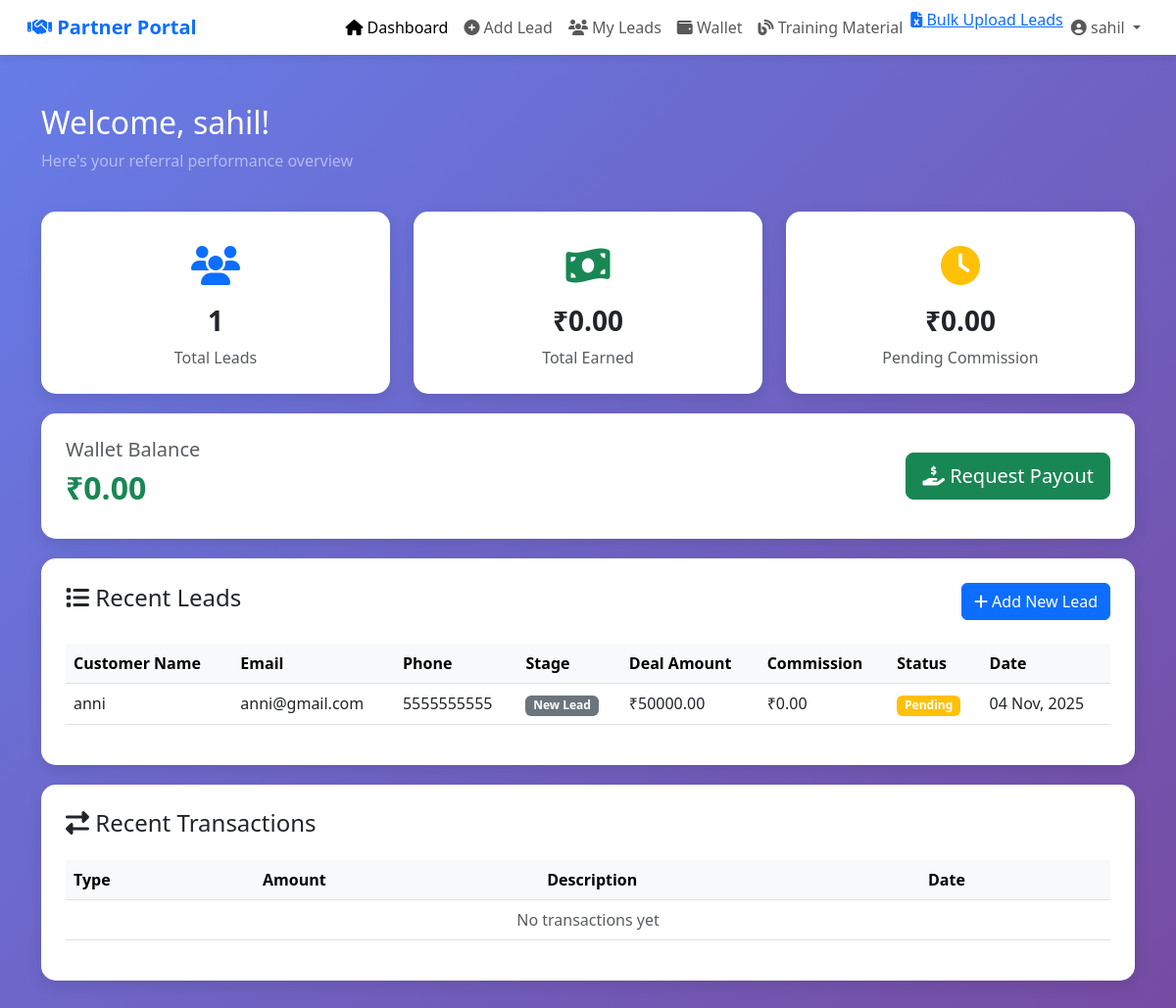
Page /dashboard/ (signed in) on the earlier database version.
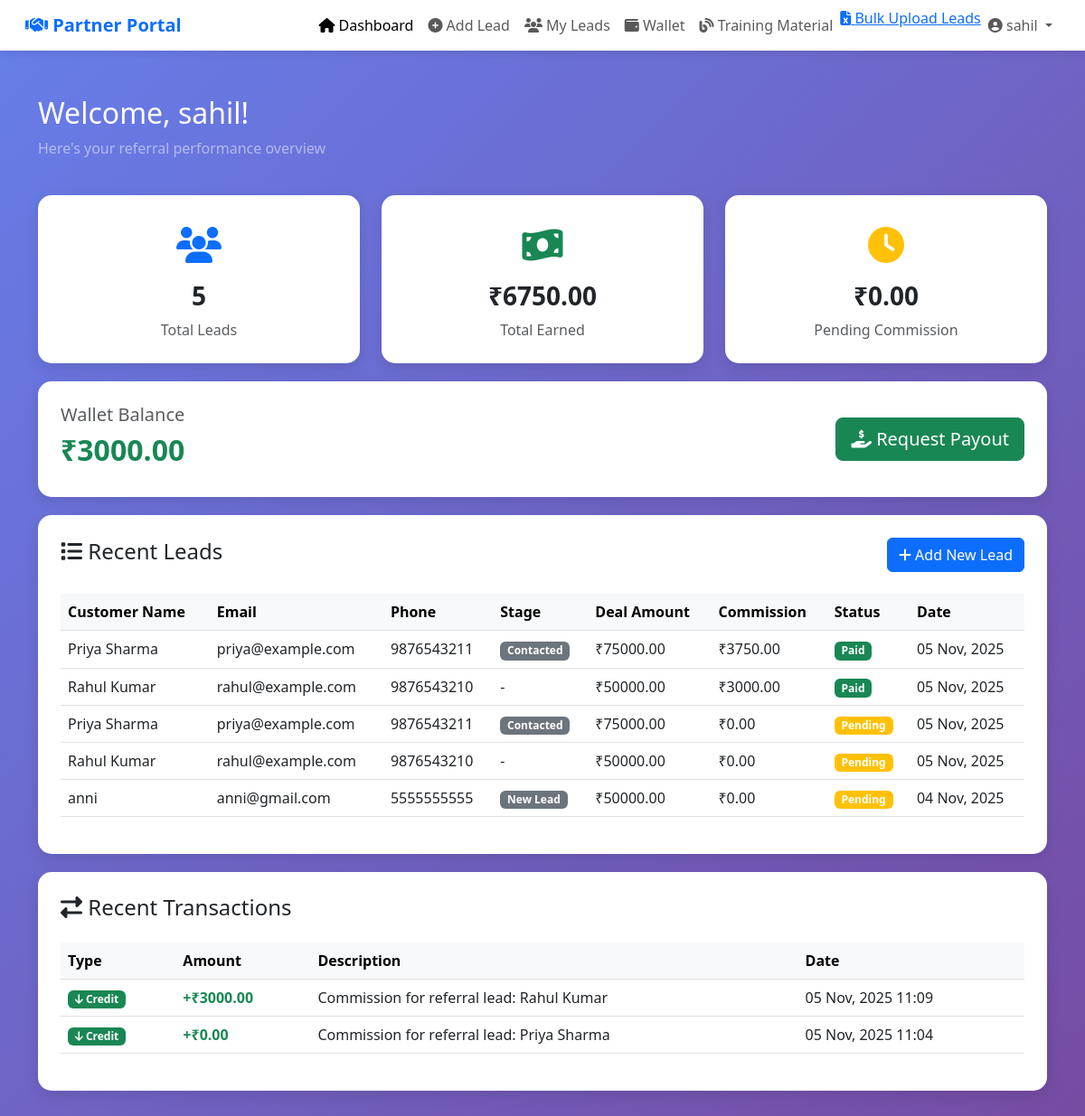
Same page on the later database version.
### referal_system/models.py (models this page shows, shortened)
class Partner(models.Model):
    user = models.OneToOneField(User, on_delete=models.CASCADE)
    name = models.CharField(max_length=200)
    email = models.EmailField(unique=True)
    phone = models.CharField(max_length=15)
    company_name = models.CharField(max_length=200, blank=True, null=True)
    address = models.TextField(blank=True, null=True)
    city = models.CharField(max_length=100, blank=True, null=True)
    state = models.CharField(max_length=100, blank=True, null=True)
    pincode = models.CharField(max_length=10, blank=True, null=True)
    aadhaar_number = models.CharField(max_length=12, blank=True, null=True)
    pan_number = models.CharField(max_length=10, blank=True, null=True)
    gst_number = models.CharField(max_length=15, blank=True, null=True)
    bank_name = models.CharField(max_length=200, blank=True, null=True)
    account_number = models.CharField(max_length=20, blank=True, null=True)
    ifsc_code = models.CharField(max_length=11, blank=True, null=True)
    account_holder_name = models.CharField(max_length=200, blank=True, null=True)
    referral_code = models.CharField(max_length=20, unique=True, blank=True)
    wallet_balance = models.DecimalField(max_digits=10, decimal_places=2, default=0.00)
    is_active = models.BooleanField(default=True)
    is_verified = models.BooleanField(default=False)
    created_at = models.DateTimeField(auto_now_add=True)
    updated_at = models.DateTimeField(auto_now=True)
    registered_by = models.ForeignKey(User, on_delete=models.SET_NULL, null=True, blank=True, related_name='registered_partners')
    class Meta:
        ordering = ['-created_at']

class Lead(models.Model):
    LEAD_TYPE_CHOICES = [
        ('admin', 'Admin Lead'),
        ('partner_own', 'Partner Own Lead'),
        ('partner_referral', 'Partner Referral'),
    ]
    assigned_team_member = models.ForeignKey(
        'TeamMember',
        on_delete=models.SET_NULL,
        null=True,
        blank=True,
        related_name='assigned_leads'
    )
    partner = models.ForeignKey('Partner', on_delete=models.CASCADE, null=True, blank=True)
    customer_name = models.CharField(max_length=200)
    customer_email = models.EmailField()
    customer_phone = models.CharField(max_length=15)
    lead_type = models.CharField(max_length=20, choices=LEAD_TYPE_CHOICES, default='partner_own')
    stage = models.ForeignKey(LeadStage, on_delete=models.SET_NULL, null=True, blank=True)
    deal_amount = models.DecimalField(max_digits=10, decimal_places=2, default=0.00)
    commission_percent = models.DecimalField(max_digits=5, decimal_places=2, default=0.00)
    commission_amount = models.DecimalField(max_digits=10, decimal_places=2, default=0.00)
    commission_paid = models.BooleanField(default=False)
    additional_notes = models.TextField(blank=True, null=True)
    next_follow_up = models.DateField(null=True, blank=True)
    assigned_to_admin = models.BooleanField(default=False)
    assigned_date = models.DateTimeField(null=True, blank=True)
    created_at = models.DateTimeField(auto_now_add=True)
    updated_at = models.DateTimeField(auto_now=True)
    class Meta:
        ordering = ['-created_at']

class LeadStage(models.Model):
    name = models.CharField(max_length=100)
    order = models.IntegerField(default=0)
    created_by = models.ForeignKey(User, on_delete=models.CASCADE)
    created_at = models.DateTimeField(auto_now_add=True)
    class Meta:
        ordering = ['order']

class Transaction(models.Model):
    TRANSACTION_TYPE_CHOICES = (
        ('credit', 'Credit'),
        ('debit', 'Debit'),
    )
    partner = models.ForeignKey(Partner, on_delete=models.CASCADE)
    lead = models.ForeignKey(Lead, on_delete=models.CASCADE, null=True, blank=True)
    transaction_type = models.CharField(max_length=10, choices=TRANSACTION_TYPE_CHOICES)
    amount = models.DecimalField(max_digits=10, decimal_places=2)
    description = models.TextField()
    created_at = models.DateTimeField(auto_now_add=True)

### referal_system/views.py (the view)
# urls.py: path("dashboard/", views.partner_dashboard, name="partner_dashboard"),
@login_required
def partner_dashboard(request):
    if request.user.is_staff:
        return redirect('admin_dashboard')
    partner = get_object_or_404(Partner, user=request.user)
    total_leads = Lead.objects.filter(partner=partner).count()
    total_commission = Lead.objects.filter(partner=partner, commission_paid=True).aggregate(
        total=Sum('commission_amount'))['total'] or 0
    pending_commission = Lead.objects.filter(partner=partner, commission_paid=False).aggregate(
        total=Sum('commission_amount'))['total'] or 0
    recent_leads = Lead.objects.filter(partner=partner).order_by('-created_at')[:10]
    recent_transactions = Transaction.objects.filter(partner=partner).order_by('-created_at')[:10]
    context = {
        'partner': partner,
        'total_leads': total_leads,
        'total_commission': total_commission,
        'pending_commission': pending_commission,
        'recent_leads': recent_leads,
        'recent_transactions': recent_transactions,
    }
    return render(request, 'referal_system/partner_dashboard.html', context)

### referal_system/templates/referal_system/partner_dashboard.html (shortened to what this page needs)
{% extends 'referal_system/partner_base.html' %}
{% block content %}
<div class="container">
    <div class="row mb-4">
        <div class="col">
            <h2 class="text-white">Welcome, {{ partner.name }}!</h2>
            <p class="text-white-50">Here's your referral performance overview</p>
        </div>
    </div>
    <div class="row">
        <div class="col-md-4">
            <div class="stats-card text-center">
                <div class="stats-icon text-primary">
                    <i class="fas fa-users"></i>
                </div>
                <h3 class="fw-bold">{{ total_leads }}</h3>
                <p class="text-muted mb-0">Total Leads</p>
            </div>
        </div>
        <div class="col-md-4">
            <div class="stats-card text-center">
                <div class="stats-icon text-success">
                    <i class="fas fa-money-bill-wave"></i>
                </div>
                <h3 class="fw-bold">₹{{ total_commission|floatformat:2 }}</h3>
                <p class="text-muted mb-0">Total Earned</p>
            </div>
        </div>
        <div class="col-md-4">
            <div class="stats-card text-center">
                <div class="stats-icon text-warning">
                    <i class="fas fa-clock"></i>
                </div>
                <h3 class="fw-bold">₹{{ pending_commission|floatformat:2 }}</h3>
                <p class="text-muted mb-0">Pending Commission</p>
            </div>
        </div>
    </div>
    <div class="row">
        <div class="col-12">
            <div class="stats-card">
                <div class="d-flex justify-content-between align-items-center">
                    <div>
                        <h5 class="text-muted mb-2">Wallet Balance</h5>
                        <h2 class="fw-bold text-success">₹{{ partner.wallet_balance|floatformat:2 }}</h2>
                    </div>
                    <a href="{% url 'partner_request_payout' %}" class="btn btn-success btn-lg">
                        <i class="fas fa-hand-holding-usd"></i> Request Payout
                    </a>
                </div>
            </div>
        </div>
    </div>
    <div class="row">
        <div class="col-12">
            <div class="table-card">
                <div class="d-flex justify-content-between align-items-center mb-4">
                    <h4><i class="fas fa-list"></i> Recent Leads</h4>
                    <a href="{% url 'partner_add_lead' %}" class="btn btn-primary">
                        <i class="fas fa-plus"></i> Add New Lead
                    </a>
                </div>
                <div class="table-responsive">
                    <table class="table table-hover">
                        <thead class="table-light">
                            <tr>
                                <th>Customer Name</th>
                                <th>Email</th>
                                <th>Phone</th>
                                <th>Stage</th>
                                <th>Deal Amount</th>
                                <th>Commission</th>
                                <th>Status</th>
                                <th>Date</th>
                            </tr>
                        </thead>
                        <tbody>
                            {% for lead in recent_leads %}
                            <tr>
                                <td>{{ lead.customer_name }}</td>
                                <td>{{ lead.customer_email }}</td>
                                <td>{{ lead.customer_phone }}</td>
                                <td>
                                    {% if lead.stage %}
                                        <span class="badge bg-secondary">{{ lead.stage.name }}</span>
                                    {% else %}
                                        -
                                    {% endif %}
                                </td>
                                <td>₹{{ lead.deal_amount|floatformat:2 }}</td>
                                <td>₹{{ lead.commission_amount|floatformat:2 }}</td>
                                <td>
                                    {% if lead.commission_paid %}
                                        <span class="badge bg-success">Paid</span>
                                    {% else %}
                                        <span class="badge bg-warning">Pending</span>
                                    {% endif %}
                                </td>
                                <td>{{ lead.created_at|date:"d M, Y" }}</td>
                            </tr>
                            {% empty %}
                            <tr>
                                <td colspan="8" class="text-center text-muted">
                                    No leads yet. <a href="{% url 'partner_add_lead' %}">Add your first lead!</a>
                                </td>
                            </tr>
                            {% endfor %}
                        </tbody>
                    </table>
                </div>
            </div>
        </div>
    </div>
    <div class="row">
        <div class="col-12">
            <div class="table-card">
                <h4 class="mb-4"><i class="fas fa-exchange-alt"></i> Recent Transactions</h4>
                <div class="table-responsive">
                    <table class="table table-hover">
                        <thead class="table-light">
                            <tr>
                                <th>Type</th>
                                <th>Amount</th>
                                <th>Description</th>
                                <th>Date</th>
                            </tr>
                        </thead>
                        <tbody>
                            {% for transaction in recent_transactions %}
                            <tr>
                                <td>
                                    {% if transaction.transaction_type == 'credit' %}
                                        <span class="badge bg-success">
                                            <i class="fas fa-arrow-down"></i> Credit
                                        </span>
                                    {% else %}
                                        <span class="badge bg-danger">
                                            <i class="fas fa-arrow-up"></i> Debit
                                        </span>
                                    {% endif %}
                                </td>
                                <td class="fw-bold">
                                    {% if transaction.transaction_type == 'credit' %}
                                        <span class="text-success">+₹{{ transaction.amount|floatformat:2 }}</span>
                                    {% else %}
                                        <span class="text-danger">-₹{{ transaction.amount|floatformat:2 }}</span>
                                    {% endif %}
                                </td>
                                <td>{{ transaction.description }}</td>
                                <td>{{ transaction.created_at|date:"d M, Y H:i" }}</td>
                            </tr>
                            {% empty %}
                            <tr>
                                <td colspan="4" class="text-center text-muted">No transactions yet</td>
                            </tr>
                            {% endfor %}
                        </tbody>
                    </table>
                </div>
            </div>
        </div>
    </div>
</div>
{% endblock %}

### referal_system/templates/referal_system/partner_base.html (shortened to what this page needs)
{% load static %}
<!DOCTYPE html>
<html lang="en">
<head>
    <link href="https://cdn.jsdelivr.net/npm/bootstrap@5.3.0/dist/css/bootstrap.min.css" rel="stylesheet">
    <link rel="stylesheet" href="https://cdnjs.cloudflare.com/ajax/libs/font-awesome/6.4.0/css/all.min.css">
</head>
<body>
    <nav class="navbar navbar-expand-lg navbar-custom">
        <div class="container-fluid">
            <a class="navbar-brand fw-bold text-primary ms-3" href="{% url 'partner_dashboard' %}">
                <i class="fas fa-handshake"></i> Partner Portal
            </a>
            <div class="collapse navbar-collapse" id="navbarNav">
                <ul class="navbar-nav ms-auto me-3">
                    <li class="nav-item">
                        <a class="nav-link {% if request.resolver_match.url_name == 'partner_dashboard' %}active{% endif %}"
                            href="{% url 'partner_dashboard' %}">
                            <i class="fas fa-home"></i> Dashboard
                        </a>
                    </li>
                    <li class="nav-item">
                        <a class="nav-link {% if request.resolver_match.url_name == 'partner_add_lead' %}active{% endif %}"
                            href="{% url 'partner_add_lead' %}">
                            <i class="fas fa-plus-circle"></i> Add Lead
                        </a>
                    </li>
                    <li class="nav-item">
                        <a class="nav-link {% if request.resolver_match.url_name == 'partner_leads' %}active{% endif %}"
                            href="{% url 'partner_leads' %}">
                            <i class="fas fa-users"></i> My Leads
                        </a>
                    </li>
                    <li class="nav-item">
                        <a class="nav-link {% if request.resolver_match.url_name == 'partner_wallet' %}active{% endif %}"
                            href="{% url 'partner_wallet' %}">
                            <i class="fas fa-wallet"></i> Wallet
                        </a>
                    </li>
                    <li class="nav-item">
                        <a class="nav-link" href="{% url 'partner_blogs' %}">
                            <i class="fas fa-blog"></i> Training Material
                        </a>
                    </li>
                    <li>
                        <a href="{% url 'partner_bulk_upload_leads' %}"
                            class="{% if request.resolver_match.url_name == 'partner_bulk_upload_leads' %}active{% endif %}">
                            <i class="fas fa-file-excel"></i> Bulk Upload Leads
                        </a>
                    </li>
                    <li class="nav-item dropdown">
                        <a class="nav-link dropdown-toggle" href="#" id="userDropdown" role="button"
                            data-bs-toggle="dropdown">
                            <i class="fas fa-user-circle"></i> {{ request.user.username }}
                        </a>
                    </li>
                </ul>
            </div>
        </div>
    </nav>
    <div class="container-fluid content-wrapper">
        {% block content %}{% endblock %}
    </div>
</body>
</html>

Differences in the rows shown:
changed Partner "sahil": wallet_balance "0.00" → "3000.00"
added Lead: customer_name "Priya Sharma", customer_email "priya@example.com", customer_phone "9876543211", stage.name "Contacted", deal_amount "75000.00", commission_amount "3750.00", commission_paid "Paid", created_at "05 Nov, 2025"
added Lead: customer_name "Rahul Kumar", customer_email "rahul@example.com", customer_phone "9876543210", deal_amount "50000.00", commission_amount "3000.00", commission_paid "Paid", created_at "05 Nov, 2025"
added Lead: customer_name "Priya Sharma", customer_email "priya@example.com", customer_phone "9876543211", stage.name "Contacted", deal_amount "75000.00", commission_amount "0.00", commission_paid "Pending", created_at "05 Nov, 2025"
added Lead: customer_name "Rahul Kumar", customer_email "rahul@example.com", customer_phone "9876543210", deal_amount "50000.00", commission_amount "0.00", commission_paid "Pending", created_at "05 Nov, 2025"
added Transaction: transaction_type "credit" (drawn)
added Transaction: transaction_type "credit" (drawn)
Other differences:
{{ total_leads }}: "1" → "5"
{{ total_commission|floatformat:2 }}: "0.00" → "6750.00"
text no longer shown: "No transactions yet"
